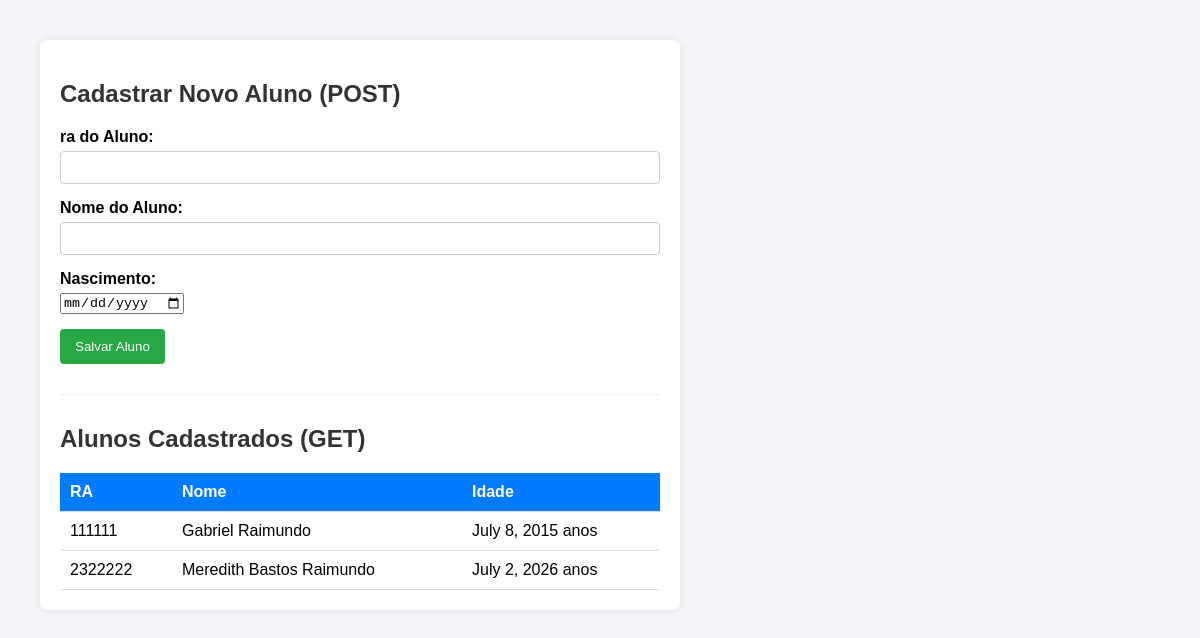
/aluno/, run on the app's committed database.
### meuapp/models.py (models this page shows, shortened)
class Aluno(models.Model):
    RA =  models.IntegerField(verbose_name="Digite sua RA",primary_key=True)
    nome = models.CharField(max_length=50,verbose_name="Nome completo")
    nascimento = models.DateField(verbose_name="Digite sua idade")
    class Meta:
        verbose_name ="Aluno"
        verbose_name_plural = "Alunos"

### meuapp/views.py (the view, shortened to what this page needs)
# urls.py: path('aluno/', AlunoView.as_view(), name='lista de alunos'),
class AlunoView(View):
    def get(self, request):
        aluno = Aluno.objects.all()
        return render(request, 'aluno/cadastro.html', {'aluno': aluno})

### meuapp/templates/aluno/cadastro.html (shortened to what this page needs)
<!DOCTYPE html>
<html lang="pt-br">
<head>
</head>
<body>
<div class="container">
    <h2>Cadastrar Novo Aluno (POST)</h2>
    <form method="POST">
        <div class="form-group">
            <label for="ra">ra do Aluno:</label>
            <input type="text" id="ra" name="ra" required>
        </div>
        <div class="form-group">
            <label for="nome">Nome do Aluno:</label>
            <input type="text" id="nome" name="nome" required>
        </div>
        <div class="form-group">
            <label for="nascimento">Nascimento:</label>
            <input type="date" id="nascimento" name="nascimento" required>
        </div>
        <button type="submit">Salvar Aluno</button>
    </form>
    <hr style="margin: 30px 0; border: 0; border-top: 1px solid #eee;">
    <h2>Alunos Cadastrados (GET)</h2>
    <table>
        <thead>
            <tr>
                <th>RA</th>
                <th>Nome</th>
                <th>Idade</th>
            </tr>
        </thead>
        <tbody>
            {% for alunos in aluno %}
            <tr>
                <td>{{ alunos.RA }}</td>
                <td>{{ alunos.nome }}</td>
                <td>{{ alunos.nascimento }} anos</td>
            </tr>
            {% empty %}
            <tr>
                <td colspan="3" style="text-align: center; color: #777;">Nenhum aluno cadastrado ainda.</td>
            </tr>
            {% endfor %}
        </tbody>
    </table>
</div>
</body>
</html>

### meuapp/templates/aluno/cadastro.html (style rules this page uses)
body { font-family: Arial, sans-serif; margin: 40px; background-color: #f4f4f9; }
.container { max-width: 600px; background: white; padding: 20px; border-radius: 8px; box-shadow: 0 0 10px rgba(0,0,0,0.1); }
h2 { color: #333; }
.form-group { margin-bottom: 15px; }
label { display: block; margin-bottom: 5px; font-weight: bold; }
input[type="text"], input[type="number"] { width: 100%; padding: 8px; box-sizing: border-box; border: 1px solid #ccc; border-radius: 4px; }
button { background-color: #28a745; color: white; padding: 10px 15px; border: none; border-radius: 4px; cursor: pointer; }
table { width: 100%; margin-top: 20px; border-collapse: collapse; }
th, td { padding: 10px; text-align: left; border-bottom: 1px solid #ddd; }
th { background-color: #007bff; color: white; }

### data on the page
Aluno: RA "111111", nome "Gabriel Raimundo", nascimento "July 8, 2015"
Aluno: RA "2322222", nome "Meredith Bastos Raimundo", nascimento "July 2, 2026"
